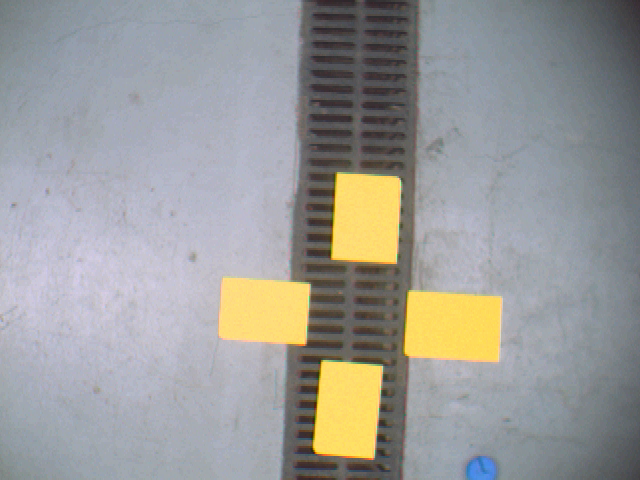
#> input picture ED8/yellowtargets.png, 640 x 480 px
$ python main.py
#> lines starting #> are read from the running program, lines starting #| are printed output that depends on the picture; after the words box and inside, x2 and y2 are one past the last pixel; in counts of white or black regions, pixels touching at a corner belong together; long printed decimals are rounded
import cv2
import numpy as np
import matplotlib.pyplot as plt
from sklearn.cluster import KMeans

img = cv2.imread('yellowtargets.png')
#> img is the input picture: shape (480, 640, 3); mean B, G, R 153.5, 155.1, 154.9
img_rgb = cv2.cvtColor(img, cv2.COLOR_BGR2RGB)

img_float = img_rgb.astype(float)
s = np.sum(img_float, axis=2)
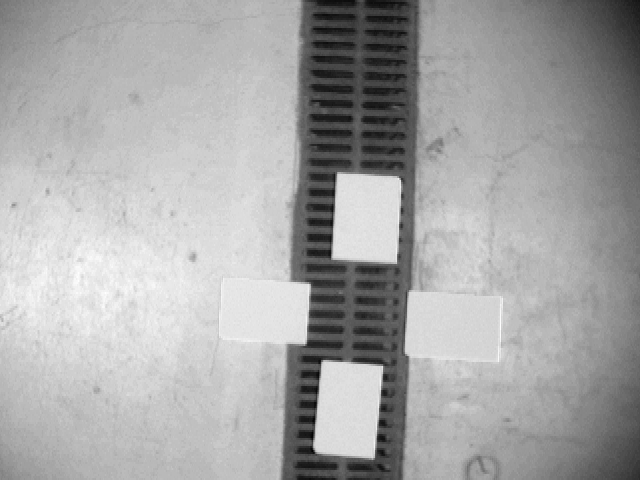
#> s: shape (480, 640) float64; min 98, max 656, mean 463.4; drawn with min black and max white
s[s == 0] = 1e-5
r = img_float[:, :, 0] / s
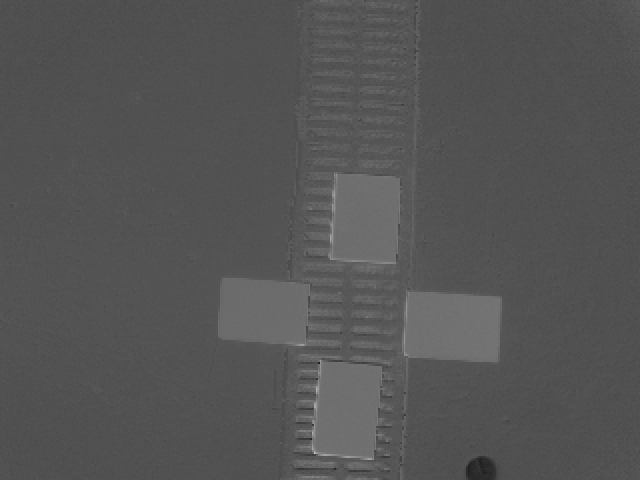
#> r: shape (480, 640) float64; min 0.121, max 0.781, mean 0.334
g = img_float[:, :, 1] / s

h, w = r.shape
#> h = 480; w = 640
X = np.stack((r.flatten(), g.flatten()), axis=1)
#> X = 307200 pairs, first value 0.121 to 0.781, second value 0.174 to 0.598

kmeans = KMeans(n_clusters=3, random_state=42, n_init=10)
labels = kmeans.fit_predict(X)
centers = kmeans.cluster_centers_

dist = np.linalg.norm(centers - np.array([0.5, 0.5]), axis=1)
yellow_idx = np.argmin(dist)

mask = (labels == yellow_idx).reshape(h, w).astype(np.uint8) * 255
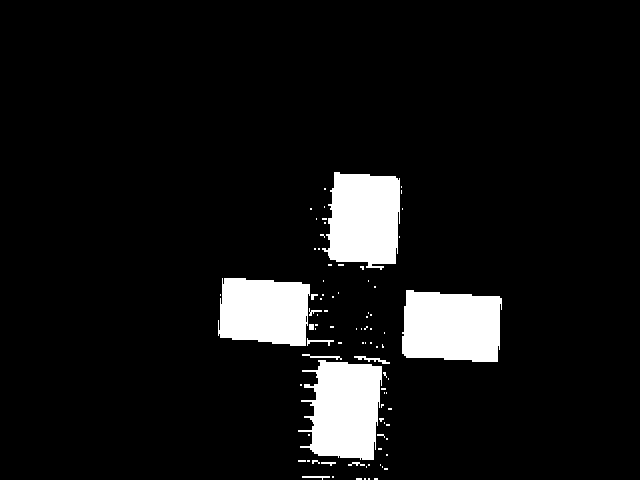
#> mask: shape (480, 640); 8.1% white; 85 white regions (71 under 20 px), largest, box (x1, y1, x2, y2) and area: (402, 290, 502, 362) 6342, (298, 360, 382, 460) 6222, (322, 172, 400, 270) 6048

kernel = np.ones((5, 5), np.uint8)
mask = cv2.morphologyEx(mask, cv2.MORPH_OPEN, kernel)
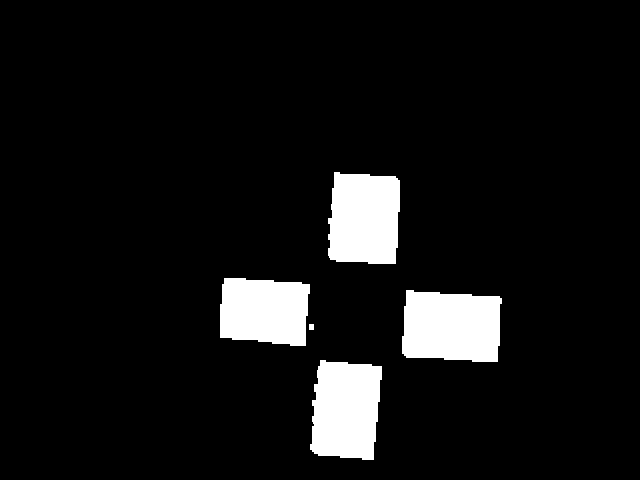
#> mask: shape (480, 640); 7.7% white; 5 white regions, box (x1, y1, x2, y2) and area: (402, 290, 502, 362) 6328, (310, 360, 382, 460) 6030, (328, 172, 400, 264) 5948, (220, 278, 310, 346) 5332, (309, 324, 314, 330) 30
mask = cv2.morphologyEx(mask, cv2.MORPH_CLOSE, kernel)
#> mask: shape (480, 640); 7.7% white; 4 white regions, box (x1, y1, x2, y2) and area: (402, 290, 502, 362) 6328, (310, 360, 382, 460) 6036, (328, 172, 400, 264) 5948, (220, 278, 314, 346) 5380

num_labels, labels_im, stats, centroids = cv2.connectedComponentsWithStats(mask)
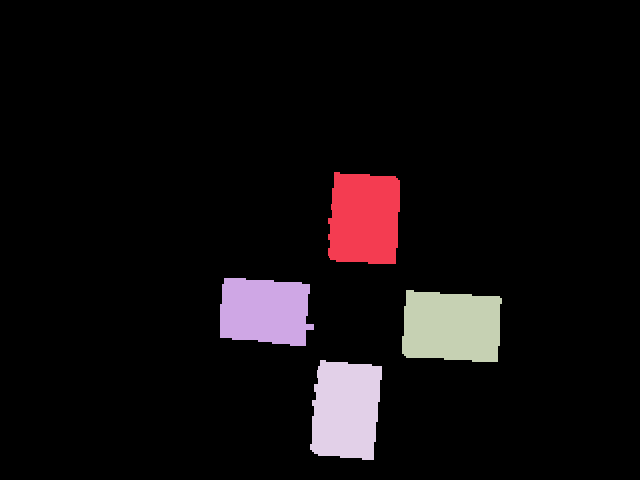
#> labels_im: shape (480, 640) int32; 5 distinct labels, from 0 to 4; one colour per label, 0 black
#> num_labels = 5; stats = [[0, 0, 640, 480, 283508], [328, 172, 72, 92, 5948], [220, 278, 94, 68, 5380], [402, 290, 100, 72, 6328], [310, 360, 72, 100, 6036]]; centroids = [[316.1, 233], [364, 218.4], [264.5, 310.8], [451.2, 326.2], [345.5, 409.6]]

print(centroids[1:])
#| [[364.043 218.405]
#|  [264.478 310.838]
#|  [451.221 326.223]
#|  [345.540 409.574]]

plt.figure(figsize=(10, 5))
plt.subplot(1, 2, 1)
subset = np.random.choice(len(X), 10000, replace=False)
#> subset = 10000 values, max 307197 at index 7855, min 32 at index 1811, mean 152407.3
plt.scatter(X[subset, 0], X[subset, 1], c=labels[subset], cmap='viridis', s=1, alpha=0.5)
plt.scatter(centers[:, 0], centers[:, 1], c='red', marker='x', s=100)
plt.xlim(0, 1)
plt.ylim(0, 1)
plt.subplot(1, 2, 2)
plt.imshow(mask, cmap='gray')
plt.show()
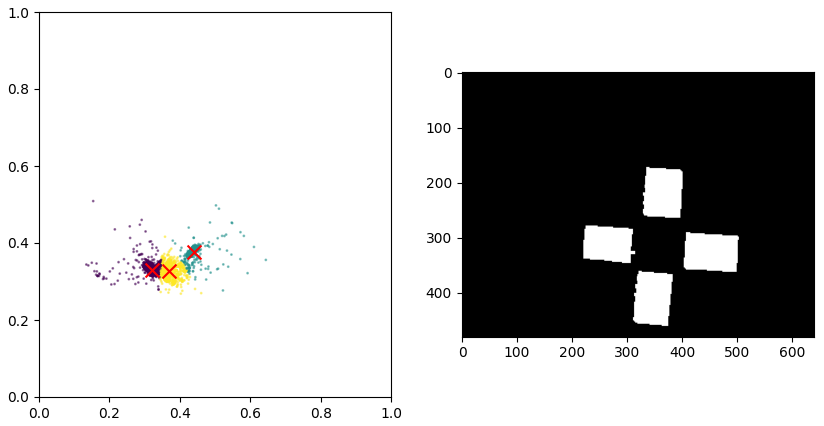
#> figure drawn by matplotlib, 2 panels

plt.figure()
plt.imshow(img_rgb)
plt.scatter(centroids[1:, 0], centroids[1:, 1], c='red', marker='+', s=100)
plt.show()
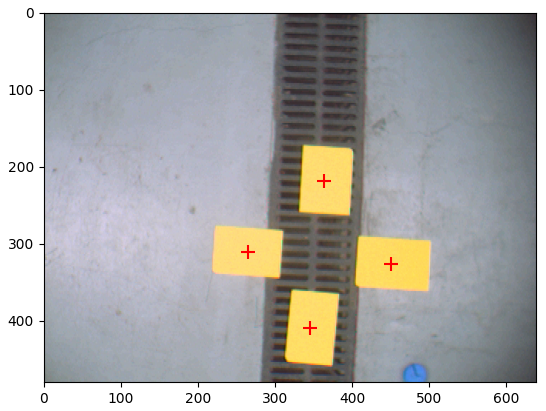
#> figure drawn by matplotlib, 1 panel
